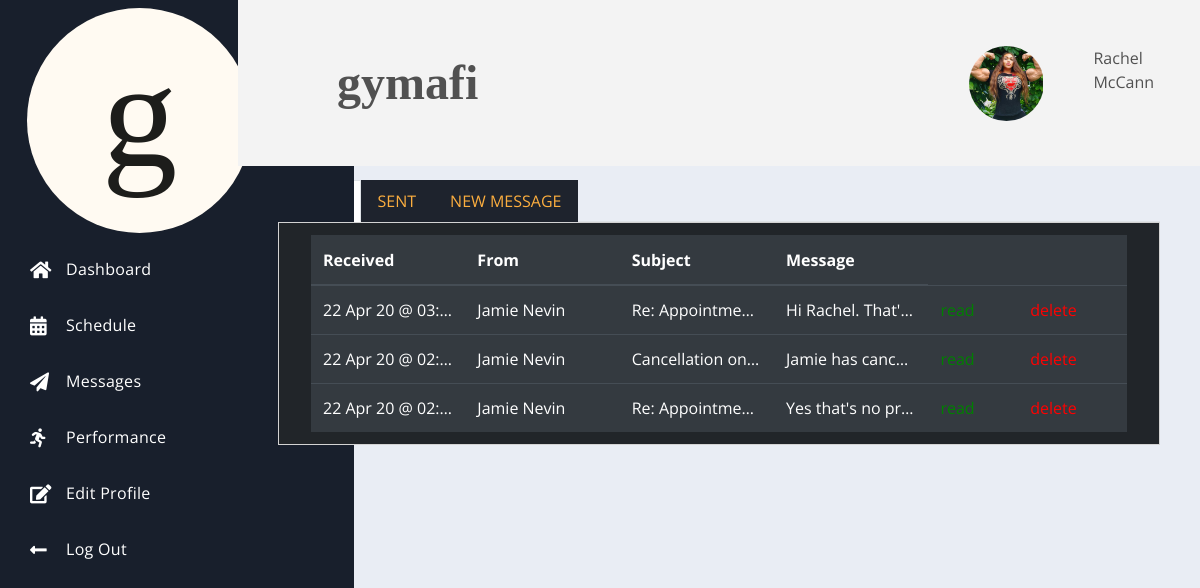
The app's page /messages.php (signed in) with its own data.
### tables this page shows
CREATE TABLE `profile_img` (
  `img_id` int(11) NOT NULL,
  `img_path` varchar(200) NOT NULL DEFAULT '/gymafi/profileimg/placeholderimg.jpeg'
);

CREATE TABLE `users` (
  `id` int(11) NOT NULL,
  `username` varchar(100) DEFAULT NULL,
  `first_name` varchar(200) DEFAULT NULL,
  `last_name` varchar(200) DEFAULT NULL,
  `postcode` varchar(200) DEFAULT NULL,
  `house_number` varchar(255) DEFAULT NULL,
  `phone_number` varchar(14) DEFAULT NULL,
  `email` varchar(100) NOT NULL,
  `pword` varchar(100) NOT NULL,
  `is_admin` int(1) DEFAULT 0,
  `ass_coach_id` int(11) DEFAULT 100,
  `user_status` int(11) NOT NULL DEFAULT 0,
  `date_created` datetime NOT NULL DEFAULT current_timestamp()
);

CREATE TABLE `mailboxes` (
  `id` int(11) NOT NULL,
  `user_id` int(11) NOT NULL,
  `mailbox` varchar(3) NOT NULL,
  `message_id` int(11) NOT NULL,
  `message_read` int(1) DEFAULT NULL
);

CREATE TABLE `messages` (
  `id` int(11) NOT NULL,
  `subject` varchar(255) NOT NULL,
  `message` varchar(255) NOT NULL,
  `sender_id` int(11) NOT NULL,
  `recipient_id` int(11) NOT NULL,
  `created` datetime NOT NULL DEFAULT current_timestamp()
);

### messages.php (the view, shortened to what this page needs)
<?php
    include('conn.php');
    if(!isset($_SESSION['keep_username'])) {
        header('location: index.php');
    } else {
        $id = $_SESSION['keep_id'];
    }
    $read = "SELECT * FROM users WHERE id = $id";
            $result = $conn->query($read);
            while($row = $result->fetch_assoc()) {
                $get_first_name = $row['first_name'];
                $get_last_name = $row['last_name'];
            }
?>
<!DOCTYPE html>
<html lang="en">
<head>
    <link rel="stylesheet" href="https://use.fontawesome.com/releases/v5.4.1/css/all.css">
    <link rel="stylesheet" href="/gymafi/css/spur.css">
    <link rel="stylesheet" href="/gymafi/stylesheet.css">
</head>
<body>
    <div class="dash">
        <div class="dash-nav dash-nav-dark">
            <header>
                <a href="dash.php">
                    <img src="/gymafi/img/gymafi_logo_circle.svg"
                            width="75%" height="75%" class="d-inline-block align-top" alt="">
                </a>
            </header>
            <nav class="dash-nav-list">
                <a href="dash.php" class="dash-nav-item">
                    <i class="fas fa-home"></i> Dashboard </a>
                <a href="schedule.php" class="dash-nav-item">
                    <i class="fas fa-calendar-alt"></i> Schedule </a>
                <a href="messages.php" class="dash-nav-item">
                    <i class="fas fa-paper-plane"></i> Messages </a>
                <a href="performance.php" class="dash-nav-item">
                    <i class="fas fa-running"></i> Performance </a>
                <a href="profile.php" class="dash-nav-item">
                    <i class="fas fa-edit"></i> Edit Profile </a>
                <a href="#!" class="dash-nav-item" data-toggle="modal" data-target="#logoutmodal">
                    <i class="fas fa-long-arrow-alt-left"></i> Log Out </a>
            </nav>
        </div>
        <div class="dash-app">
            <header class="dash-toolbar">
                <div class="tools">
                    <div class="dropdown tools-item">
                    </div>
                </div>
                <div class="col">
                    <a class="navbar-brand font-weight-bold mytitle">gymafi</a>
                </div>
                <div class="row">
                    <?php
                        $img = "SELECT img_path FROM profile_img INNER JOIN users ON profile_img.img_id = users.id WHERE users.id = $id";
                        $displayimg = $conn->query($img);
                        $numrows = $displayimg->num_rows;
                        if ($numrows == 0) {
                            echo '<div class="col">
                                '.$get_first_name.' '.$get_last_name.'
                            </div>';
                        } else {
                            while($row=$displayimg->fetch_assoc()) {
                                $imgdata = $row['img_path'];
                            }
                            echo '
                                <div class="row">
                                    <div class="col">
                                        <a href="profile.php"><img class="myprofilepic" style="width:75px;height:75px;border-radius:50%" src="'.$imgdata.'"></a>
                                    </div>
                                    <div class="col">
                                        <p>'.$get_first_name.' '.$get_last_name.'</p>
                                    </div>
                                </div>
                            ';
                        }
                    ?>
                </div>
            </header>
            <main class="dash-content pt-5 mt-5">
                <div class="container">
                    <ul class="nav nav-tabs">
                        <li class="nav-item btn-dark">
                            <a class="nav-link active text-warning" data-toggle="tab" href="#inbox">INBOX</a>
                        </li>
                        <li class="nav-item btn-dark">
                            <a class="nav-link text-warning" data-toggle="tab" href="#outbox">SENT</a>
                        </li>
                        <li class="nav-item btn-dark">
                            <a class="nav-link text-warning" data-toggle="tab" href="#newmessage">NEW MESSAGE</a>
                        </li>
                    </ul>
                    <div class="tab-content">
                        <div class="tab-pane fade show active" id="inbox">
                            <div class="card spur-card">
                                <div class="card-body card-body-with-dark-table">
                                    <table class="table table-hover table-dark table-in-card">
                                        <thead>
                                            <tr>
                                                <th scope="col">Received</th>
                                                <th scope="col">From</th>
                                                <th scope="col">Subject</th>
                                                <th scope="col">Message</th>
                                            </tr>
                                        </thead>
                                        <tbody>
                                            <?php
                                            $read = "SELECT mailboxes.id AS mailbox_id, message_id, subject, message, sender_id, created FROM mailboxes
                                                    LEFT JOIN messages
                                                    ON messages.id = mailboxes.message_id
                                                    WHERE mailboxes.user_id = $id
                                                    AND mailboxes.mailbox = 'in'
                                                    ORDER BY messages.created DESC";
                                            $result = $conn->query($read);
                                            while($row=$result->fetch_assoc()) {
                                                $datetime = strtotime($row['created']);
                                                $humandate = date('d M y @ H:i', $datetime);
                                                $sender_id = $row['sender_id'];
                                                $subject = $row['subject'];
                                                $message = $row['message'];
                                                $mailbox_id = $row['mailbox_id'];
                                                $message_id = $row['message_id'];
                                                $findsender = "SELECT first_name, last_name
                                                            FROM users
                                                            INNER JOIN messages
                                                            ON messages.sender_id = users.id
                                                            WHERE messages.sender_id = $sender_id";
                                                $senderresult = $conn->query($findsender);
                                                if(!$senderresult) {
                                                    $conn->error;
                                                } else {
                                                    while($row=$senderresult->fetch_assoc()) {
                                                        $senderfirstname = $row['first_name'];
                                                        $senderlastname = $row['last_name'];
                                                    }
                                                }
                                                echo '
                                                <tr>
                                                    <td>'.$humandate.'</td>
                                                    <td>'.$senderfirstname.' '.$senderlastname.'</td>
                                                    <td>'.$subject.'</td>
                                                    <td>'.$message.'</td>
                                                    <td><a style="color:green" href="readmessage.php?id='.$message_id.'">read</a></td>
                                                    <td><a style="color:red" href="deletemessage.php?mailboxid='.$mailbox_id.'">delete</a></td>
                                                </tr>
                                                ';
                                            }
                                            ?>
                                        </tbody>
                                    </table>
                                </div>
                            </div>
                        </div>
                    </div>
                </div>
            </main>
        </div>
    </div>
</body>
</html>

### stylesheet.css (style rules this page uses)
html { font-family: -apple-system, BlinkMacSystemFont, 'Segoe UI', Roboto, Oxygen, Ubuntu, Cantarell, 'Open Sans', 'Helvetica Neue', sans-serif; }
.navbar-brand { padding: 0 15px; height: 150px; line-height: 150px; }
.mytitle { font-family: 'Times New Roman', Times, serif; font-size: 3em; }
.myprofilepic { object-fit: contain; }
td { max-width: 100px; overflow: hidden; text-overflow: ellipsis; white-space: nowrap; }

### records on screen
profile_img: img_path (picture)
users: first_name "Rachel", last_name "McCann"
mailboxes: message.created "22 Apr 20 @ 03:…", users.first_name "Jamie", users.last_name "Nevin", message.subject "Re: Appointme…", message.message "Hi Rachel. That'…"
mailboxes: message.created "22 Apr 20 @ 02:…", users.first_name "Jamie", users.last_name "Nevin", message.subject "Cancellation on…", message.message "Jamie has canc…"
mailboxes: message.created "22 Apr 20 @ 02:…", users.first_name "Jamie", users.last_name "Nevin", message.subject "Re: Appointme…", message.message "Yes that's no pr…"
